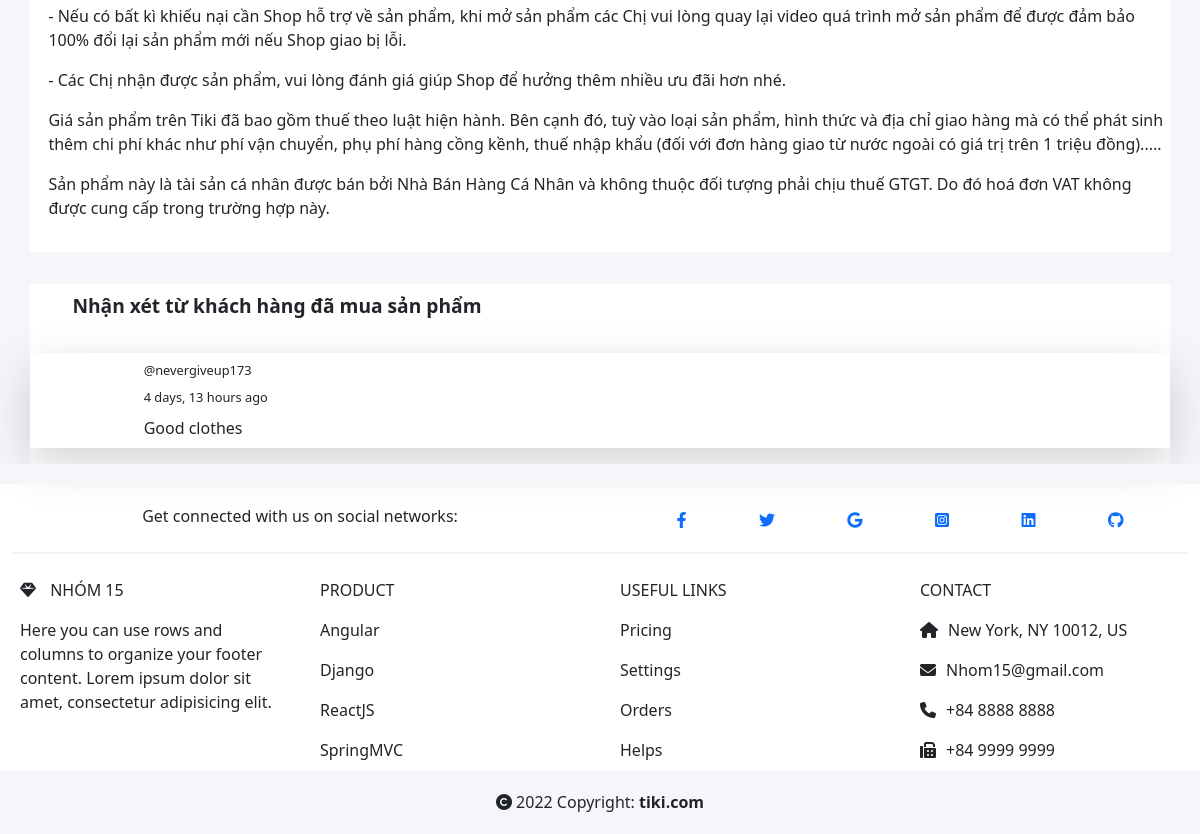
The app's page /order-product/2/22/ (lower part), older data.
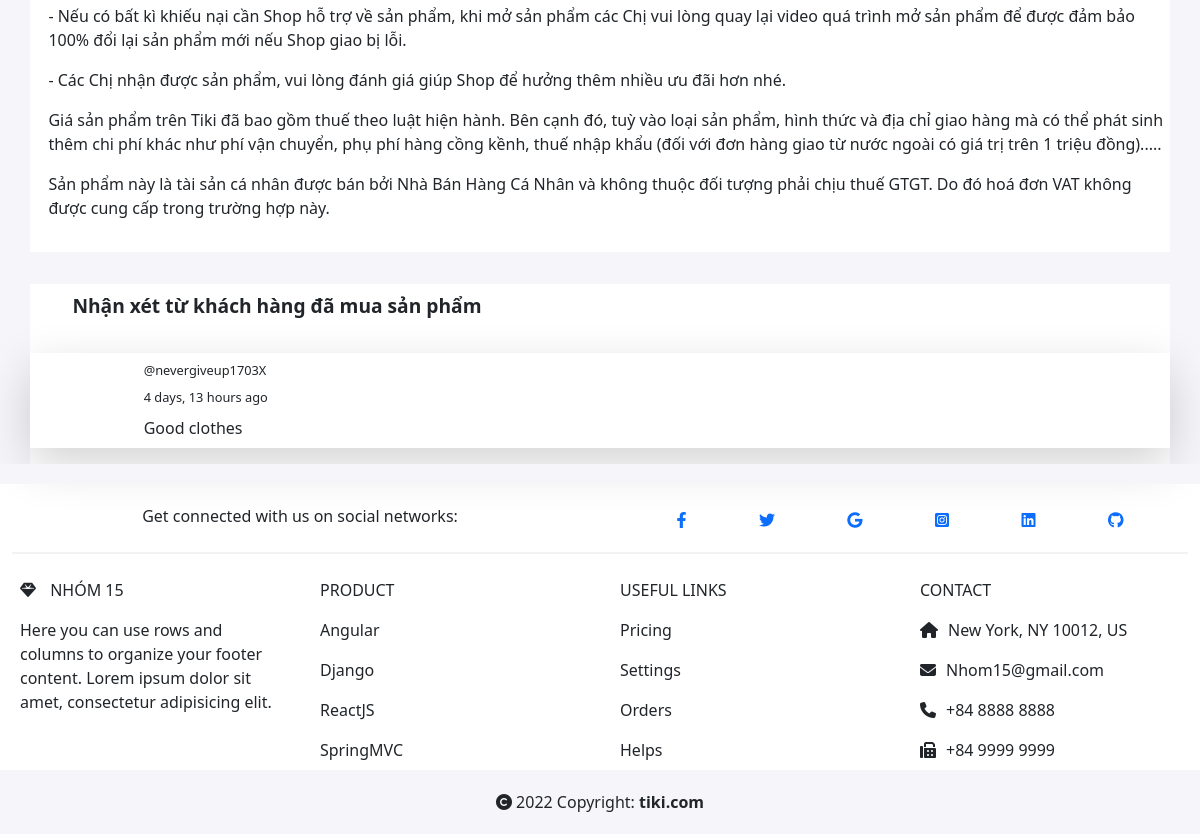
The same page, newer data.
### base/models.py (models this page shows, shortened)
class Comment(models.Model):
    user = models.ForeignKey(User, on_delete=models.CASCADE)
    content = models.TextField(max_length=200)
    product = models.ForeignKey(Product, on_delete=models.CASCADE)
    created = models.DateTimeField(auto_now_add=True)
    class Meta:
        ordering = ['-created']

class User(AbstractUser):
    functionality_of_user = models.ForeignKey(Function, on_delete=models.CASCADE, null=True, blank=True)
    name = models.CharField(max_length=200, null=True, blank=True)
    email = models.EmailField(unique=True, null=True)
    bio = models.TextField(null=True, blank=True)
    avatar = models.ImageField(null=True, default="avatar.png")
    full_name = models.TextField(max_length=100, null=True, blank=True)
    phone_number = models.CharField(max_length=20, null=True, blank=True)
    USERNAME_FIELD = 'email'
    REQUIRED_FIELDS = []

### base/views.py (the view, shortened to what this page needs)
# urls.py: path('order-product/<str:CategoryId>/<str:pk>/', views.orderProduct, name='order-product'),
def orderProduct(request, CategoryId, pk):
    if request.user.is_authenticated:
        cart = get_object_or_404(Cart, user=request.user)
    else:
        cart = {}
    product = None
    form = None
    category = get_object_or_404(Category, id= CategoryId)
    if category.name == 'Book':
        try:
            product = Book.objects.get(id=pk)
            form = BookForm(instance=product)
        except:
            messages.error(request, 'This product is not exist!')
    elif category.name == 'Mobile Phone':
        try:
            product = MobilePhone.objects.get(id=pk)
            form = MobilePhoneForm(instance=product)
        except:
            messages.error(request, 'This product is not exist!')
    elif category.name =='Clothes':
        try:
            product = Clothes.objects.get(id=pk)
            form = ClothesForm(instance=product)
        except:
            messages.error(request, 'This product is not exist!')
    try:
        comments = Comment.objects.filter(product = product)
    except:
        comments = None
    context = {'product':product, 'category':category.name, "form":form, 'cart': cart, "comments": comments}
    return render(request, 'base/order-product.html', context)

### base/templates/base/order-product.html (shortened to what this page needs)
{% extends 'index.html' %}
{% load static %}
{% block content %}
{% if product %}
<div class="container-fluid" style="background-color: #f5f5fa; padding-top: 2rem;">
    <div class="container bg-white" style=" margin-top: 2rem; padding-bottom: 1rem;">
        <div class="row">
            <div class="decription-product">{{form.description.value|linebreaks}}</div>
        </div>
    </div>
    <div class="container bg-white comment-view-container">
        <div class="title-product m-4 pt-2">Nhận xét từ khách hàng đã mua sản phẩm</div>
        {% for comment in comments %}
        <div class="row p-2 shadow-lg comment-view">
            <div class="col-1 text-end"><img src="{{request.user.avatar.url}}" width="50%" class="rounded"></div>
            <div class="col-4 text-start">
                <div class="fs-08 mb-2">@{{comment.user.username}}</div>
                <div class="fs-08 mb-2">{{comment.created|timesince}} ago</div>
                <div>{{comment.content}}</div>
            </div>
        </div>
        {% endfor %}
    </div>
</div>
{% endif %}
{% endblock %}

Row changes from the older to the newer data that the page shows:
changed through a linked row, Comment "Good clothes": user.username "nevergiveup173" → "nevergiveup1703X"
